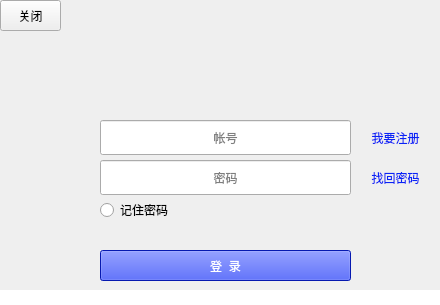
<?xml version="1.0" encoding="UTF-8"?>
<ui version="4.0">
 <class>LoginPage</class>
 <widget class="QWidget" name="LoginPage">
  <property name="geometry">
   <rect>
    <x>0</x>
    <y>0</y>
    <width>440</width>
    <height>305</height>
   </rect>
  </property>
  <property name="windowTitle">
   <string>嵌入式天空 悦通2017</string>
  </property>
  <widget class="QLabel" name="headLabel">
   <property name="geometry">
    <rect>
     <x>10</x>
     <y>120</y>
     <width>81</width>
     <height>71</height>
    </rect>
   </property>
   <property name="styleSheet">
    <string notr="true"/>
   </property>
   <property name="text">
    <string/>
   </property>
  </widget>
  <widget class="QLineEdit" name="countLineEdit">
   <property name="geometry">
    <rect>
     <x>100</x>
     <y>120</y>
     <width>251</width>
     <height>35</height>
    </rect>
   </property>
   <property name="styleSheet">
    <string notr="true">font: 17pt &quot;Ubuntu&quot;;</string>
   </property>
   <property name="alignment">
    <set>Qt::AlignCenter</set>
   </property>
   <property name="placeholderText">
    <string>帐号</string>
   </property>
  </widget>
  <widget class="QLineEdit" name="passwordLineEdit">
   <property name="geometry">
    <rect>
     <x>100</x>
     <y>160</y>
     <width>251</width>
     <height>35</height>
    </rect>
   </property>
   <property name="styleSheet">
    <string notr="true">font: 17pt &quot;Ubuntu&quot;;</string>
   </property>
   <property name="echoMode">
    <enum>QLineEdit::Password</enum>
   </property>
   <property name="alignment">
    <set>Qt::AlignCenter</set>
   </property>
   <property name="placeholderText">
    <string>密码</string>
   </property>
  </widget>
  <widget class="QPushButton" name="pushButton">
   <property name="geometry">
    <rect>
     <x>100</x>
     <y>250</y>
     <width>251</width>
     <height>31</height>
    </rect>
   </property>
   <property name="styleSheet">
    <string notr="true">font: 17pt &quot;Ubuntu&quot;;
background-color: rgb(9, 35, 246);
color: rgb(255, 255, 255);
</string>
   </property>
   <property name="text">
    <string>登  录</string>
   </property>
  </widget>
  <widget class="QPushButton" name="pushButton_2">
   <property name="geometry">
    <rect>
     <x>360</x>
     <y>120</y>
     <width>71</width>
     <height>35</height>
    </rect>
   </property>
   <property name="styleSheet">
    <string notr="true">font: 13pt &quot;Ubuntu&quot;;
background-color: rgb(9, 35, 246);
color: rgb(9, 35, 246);</string>
   </property>
   <property name="text">
    <string>我要注册</string>
   </property>
   <property name="flat">
    <bool>true</bool>
   </property>
  </widget>
  <widget class="QRadioButton" name="radioButton">
   <property name="geometry">
    <rect>
     <x>100</x>
     <y>200</y>
     <width>97</width>
     <height>20</height>
    </rect>
   </property>
   <property name="styleSheet">
    <string notr="true">font: 13pt &quot;Ubuntu&quot;;</string>
   </property>
   <property name="text">
    <string>记住密码</string>
   </property>
  </widget>
  <widget class="QLabel" name="backlabel">
   <property name="geometry">
    <rect>
     <x>0</x>
     <y>0</y>
     <width>581</width>
     <height>321</height>
    </rect>
   </property>
   <property name="text">
    <string/>
   </property>
  </widget>
  <widget class="QLabel" name="label">
   <property name="geometry">
    <rect>
     <x>0</x>
     <y>290</y>
     <width>581</width>
     <height>351</height>
    </rect>
   </property>
   <property name="styleSheet">
    <string notr="true">background-color: rgb(238, 238, 236);
background-color: rgb(255, 255, 255);</string>
   </property>
   <property name="text">
    <string/>
   </property>
  </widget>
  <widget class="QPushButton" name="pushButton_3">
   <property name="geometry">
    <rect>
     <x>360</x>
     <y>160</y>
     <width>71</width>
     <height>35</height>
    </rect>
   </property>
   <property name="styleSheet">
    <string notr="true">font: 13pt &quot;Ubuntu&quot;;
background-color: rgb(9, 35, 246);
color: rgb(9, 35, 246);</string>
   </property>
   <property name="text">
    <string>找回密码</string>
   </property>
   <property name="flat">
    <bool>true</bool>
   </property>
  </widget>
  <widget class="QPushButton" name="pushButton_4">
   <property name="geometry">
    <rect>
     <x>400</x>
     <y>10</y>
     <width>31</width>
     <height>31</height>
    </rect>
   </property>
   <property name="text">
    <string/>
   </property>
   <property name="flat">
    <bool>true</bool>
   </property>
  </widget>
  <widget class="QPushButton" name="pushButton_5">
   <property name="geometry">
    <rect>
     <x>0</x>
     <y>0</y>
     <width>61</width>
     <height>31</height>
    </rect>
   </property>
   <property name="text">
    <string>关闭</string>
   </property>
  </widget>
  <zorder>backlabel</zorder>
  <zorder>label</zorder>
  <zorder>countLineEdit</zorder>
  <zorder>passwordLineEdit</zorder>
  <zorder>headLabel</zorder>
  <zorder>pushButton</zorder>
  <zorder>radioButton</zorder>
  <zorder>pushButton_2</zorder>
  <zorder>pushButton_3</zorder>
  <zorder>pushButton_4</zorder>
  <zorder>pushButton_5</zorder>
 </widget>
 <layoutdefault spacing="6" margin="11"/>
 <resources/>
 <connections/>
</ui>
